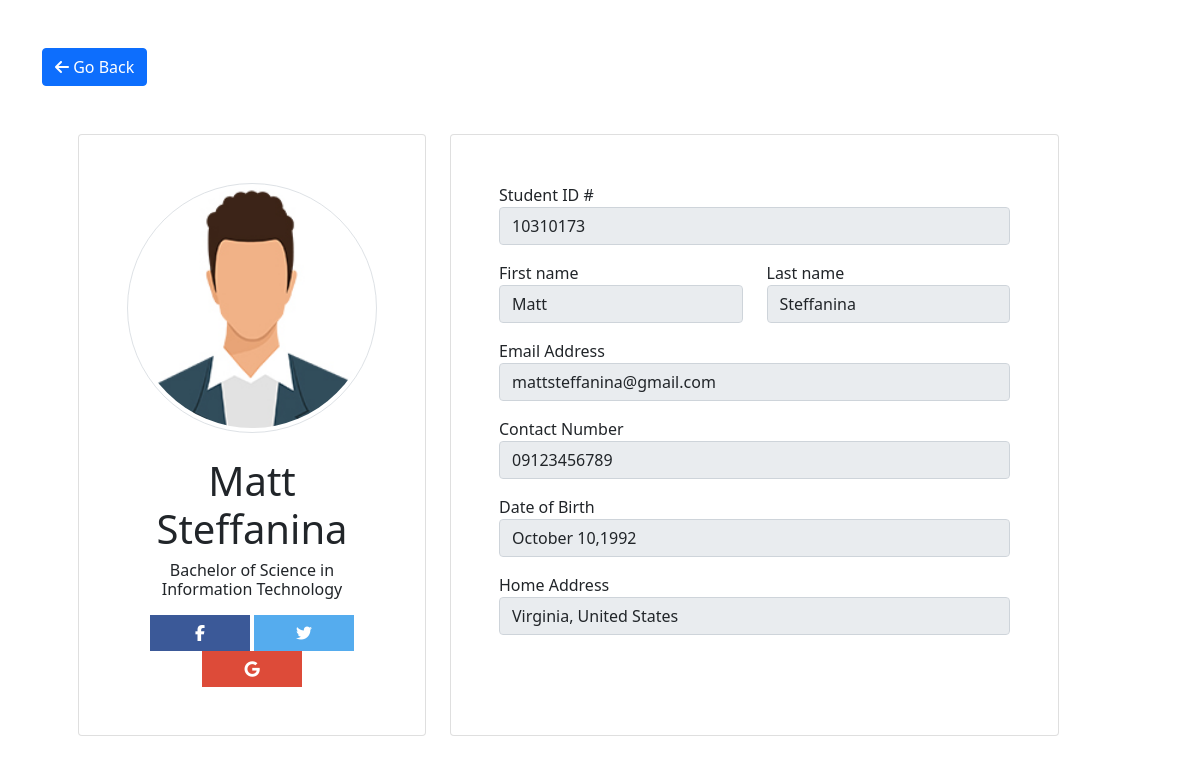
The page /SIMS/view.php?pId=10310173 (signed in) on the database its author committed.
### tables this page shows
CREATE TABLE `tbl_student_profile` (
  `profileid` int(11) NOT NULL,
  `accntid` varchar(255) NOT NULL,
  `sid` int(11) NOT NULL,
  `courseid` int(11) NOT NULL
);

CREATE TABLE `tbl_student_info` (
  `sid` int(11) NOT NULL,
  `fname` varchar(50) NOT NULL,
  `lname` varchar(50) NOT NULL,
  `emailadd` varchar(100) NOT NULL,
  `photo` blob DEFAULT NULL,
  `mobile_no` varchar(11) NOT NULL,
  `date_of_birth` date NOT NULL,
  `address` varchar(255) DEFAULT NULL
);

CREATE TABLE `tbl_course` (
  `courseid` int(11) NOT NULL,
  `course_code` varchar(255) NOT NULL,
  `course_desc` varchar(255) NOT NULL
);

### SIMS/view.php (the view, shortened to what this page needs)
<?php
if(isset($_SESSION['success'])){
?>
<!DOCTYPE html>
<html lang="en">
<head>
    <link rel="stylesheet" href="css/bootstrap.min.css">
</head>
<body>
<?php
include_once('db_connect.php');
$sid=$_GET['pId'];
$i=$conn->query("SELECT
tbl_student_info.fname,
tbl_student_info.lname,
tbl_student_info.photo,
tbl_student_info.emailadd,
tbl_student_info.mobile_no,
tbl_student_info.date_of_birth,
tbl_student_info.address,
tbl_course.course_code,
tbl_course.course_desc,
tbl_student_profile.sid
FROM
tbl_student_profile
INNER JOIN tbl_student_info ON tbl_student_profile.sid=tbl_student_info.sid
INNER JOIN tbl_course ON tbl_student_profile.courseid=tbl_course.courseid WHERE tbl_student_profile.sid=$sid");
$s=$i->fetch(PDO::FETCH_ASSOC);
?>
<div class="container mt-5">
        <button class="btn btn-primary" onclick="window.location.href='studentlist.php'"><i class="fas fa-arrow-left"></i> Go Back</button>
        <div class="row p-5">
                <div class="col-4 card text-center p-5">
                    <img src="images/usrimg.jpg" alt="Student Image" class="img-thumbnail rounded-circle img-fluid">
                    <p class="display-6 mt-4 mb-0"><?=$s['fname']." ".$s['lname']?></p>
                    <p class="h6 mt-2"><?=$s['course_desc']?></p>
                    <div class="form-group text-center mt-2">
                            <i class="fa fa-facebook text-white w-25 "></i>
                            <i class="fa fa-twitter text-white w-25 "></i>
                            <i class="fa fa-google text-white w-25 "></i>
                    </div>
                </div>
                <div class="col-7 card p-5 mx-4">
                    <div class="form-group">
                        <label>Student ID #</label>
                        <input type="text" value="<?=$s['sid'];?>" class="form-control" readonly>
                    </div>
                    <div class="row mt-3">
                        <div class="col">
                                <div class="form-group">
                                        <label">First name</label>
                                        <input type="text" value="<?=$s['fname'];?>" class="form-control" readonly>
                                </div>
                        </div>
                        <div class="col">
                                <div class="form-group">
                                        <label">Last name</label>
                                        <input type="text" value="<?=$s['lname'];?>" class="form-control" readonly>
                                </div>
                         </div>
                    </div>
                    <div class="form-group mt-3">
                        <label>Email Address</label>
                        <input type="text" value="<?=$s['emailadd'];?>" class="form-control" readonly>
                    </div>
                    <div class="form-group mt-3">
                        <label>Contact Number</label>
                        <input type="text" value="<?=$s['mobile_no'];?>" class="form-control" readonly>
                    </div>
                    <div class="form-group mt-3">
                        <label>Date of Birth</label>
                        <input type="text" value="<?php $d=date_create($s['date_of_birth']); echo date_format($d, "F d,Y")?>" class="form-control" readonly>
                    </div>
                    <div class="form-group mt-3">
                        <label>Home Address</label>
                        <input type="text" value="<?=$s['address'];?>" class="form-control" readonly>
                    </div>
                </div>
        </div>
</div>
</body>
</html>
<?php
}else{
    header('location:index.php');
}
?>

### SIMS/view.php (style rules this page uses)
.fa { width: 100px !important; padding: 10px; }
.fa-facebook { background: #3B5998; color: white; }
.fa-twitter { background: #55ACEE; color: white; }
.fa-google { background: #dd4b39; color: white; }

### rows shown on the page
tbl_student_profile: sid.fname "Matt", sid.lname "Steffanina", courseid.course_desc "Bachelor of Science in Information Technology", sid "10310173", sid.emailadd "mattsteffanina@gmail.com", sid.mobile_no "09123456789", sid.date_of_birth "October 10,1992", sid.address "Virginia, United States"
